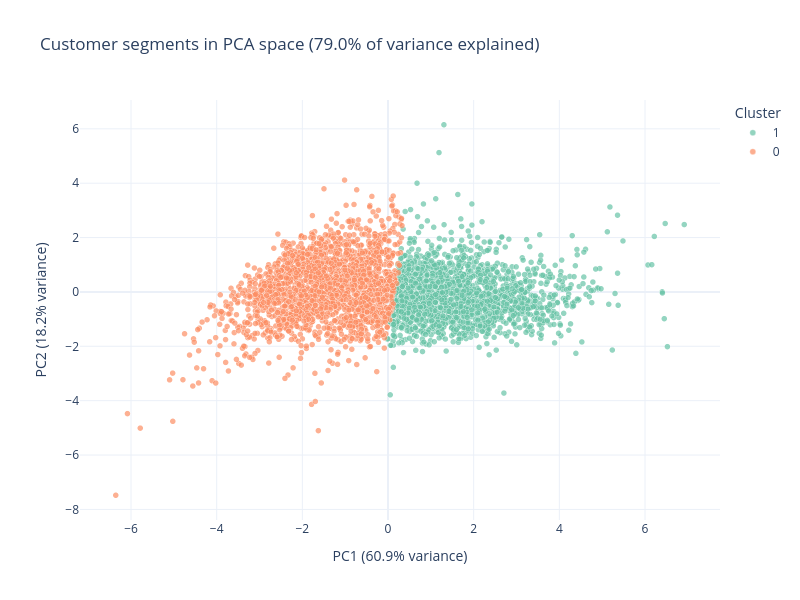

Notebook source saved alongside this figure:
### Markdown cell above
### Visualizing the segments in 2D (PCA)

The clustering happens in 6-dimensional feature space, which we can't see directly. PCA projects it down to the two directions of greatest variance so we can eyeball cluster separation. The interactive scatter (hover for `CustomerID`, spend, orders) and the % of variance each component captures tell us how much of the real structure this 2D view preserves.

### Code cell
import pandas as pd
import plotly.express as px

# Project the 6 scaled features down to 2 principal components.
pca = PCA(n_components=2, random_state=42)
coords = pca.fit_transform(X_scaled)
ev = pca.explained_variance_ratio_

plot_df = pd.DataFrame({
    "PC1": coords[:, 0],
    "PC2": coords[:, 1],
    "cluster": labels.astype(str),
    "CustomerID": result["CustomerID"].to_numpy(),
    "total_spent": result["total_spent"].to_numpy(),
    "num_orders": result["num_orders"].to_numpy(),
})

fig = px.scatter(
    plot_df,
    x="PC1",
    y="PC2",
    color="cluster",
    hover_data=["CustomerID", "total_spent", "num_orders"],
    opacity=0.7,
    color_discrete_sequence=px.colors.qualitative.Set2,
    labels={
        "PC1": f"PC1 ({ev[0]:.1%} variance)",
        "PC2": f"PC2 ({ev[1]:.1%} variance)",
    },
    title=f"Customer segments in PCA space ({ev.sum():.1%} of variance explained)",
)

fig.update_traces(marker=dict(size=6, line=dict(width=0.3, color="white")))
fig.update_layout(template="plotly_white", legend_title_text="Cluster", width=800, height=600)
fig.show()

### Figure 1 — Plotly figure (JSON) as saved in the notebook; plotly's stock layout.template omitted (floating-point values rounded to 4 significant figures; data arrays with more than 128 entries replaced by an {"elided": "..."} marker saying what was removed)
{"data": [{"customdata": {"elided": "1793x3 float values"}, "hovertemplate": "cluster=1<br>PC1 (60.9% variance)=%{x}<br>PC2 (18.2% variance)=%{y}<br>CustomerID=%{customdata[0]}<br>total_spent=%{customdata[1]}<br>num_orders=%{customdata[2]}<extra></extra>", "legendgroup": "1", "marker": {"color": "rgb(102,194,165)", "line": {"color": "white", "width": 0.3}, "opacity": 0.7, "size": 6, "symbol": "circle"}, "mode": "markers", "name": "1", "showlegend": true, "type": "scattergl", "x": {"elided": "1793 float values"}, "xaxis": "x", "y": {"elided": "1793 float values"}, "yaxis": "y"}, {"customdata": {"elided": "2115x3 float values"}, "hovertemplate": "cluster=0<br>PC1 (60.9% variance)=%{x}<br>PC2 (18.2% variance)=%{y}<br>CustomerID=%{customdata[0]}<br>total_spent=%{customdata[1]}<br>num_orders=%{customdata[2]}<extra></extra>", "legendgroup": "0", "marker": {"color": "rgb(252,141,98)", "line": {"color": "white", "width": 0.3}, "opacity": 0.7, "size": 6, "symbol": "circle"}, "mode": "markers", "name": "0", "showlegend": true, "type": "scattergl", "x": {"elided": "2115 float values"}, "xaxis": "x", "y": {"elided": "2115 float values"}, "yaxis": "y"}], "layout": {"height": 600, "legend": {"title": {"text": "Cluster"}, "tracegroupgap": 0}, "title": {"text": "Customer segments in PCA space (79.0% of variance explained)"}, "width": 800, "xaxis": {"anchor": "y", "domain": [0, 1], "title": {"text": "PC1 (60.9% variance)"}}, "yaxis": {"anchor": "x", "domain": [0, 1], "title": {"text": "PC2 (18.2% variance)"}}}}
